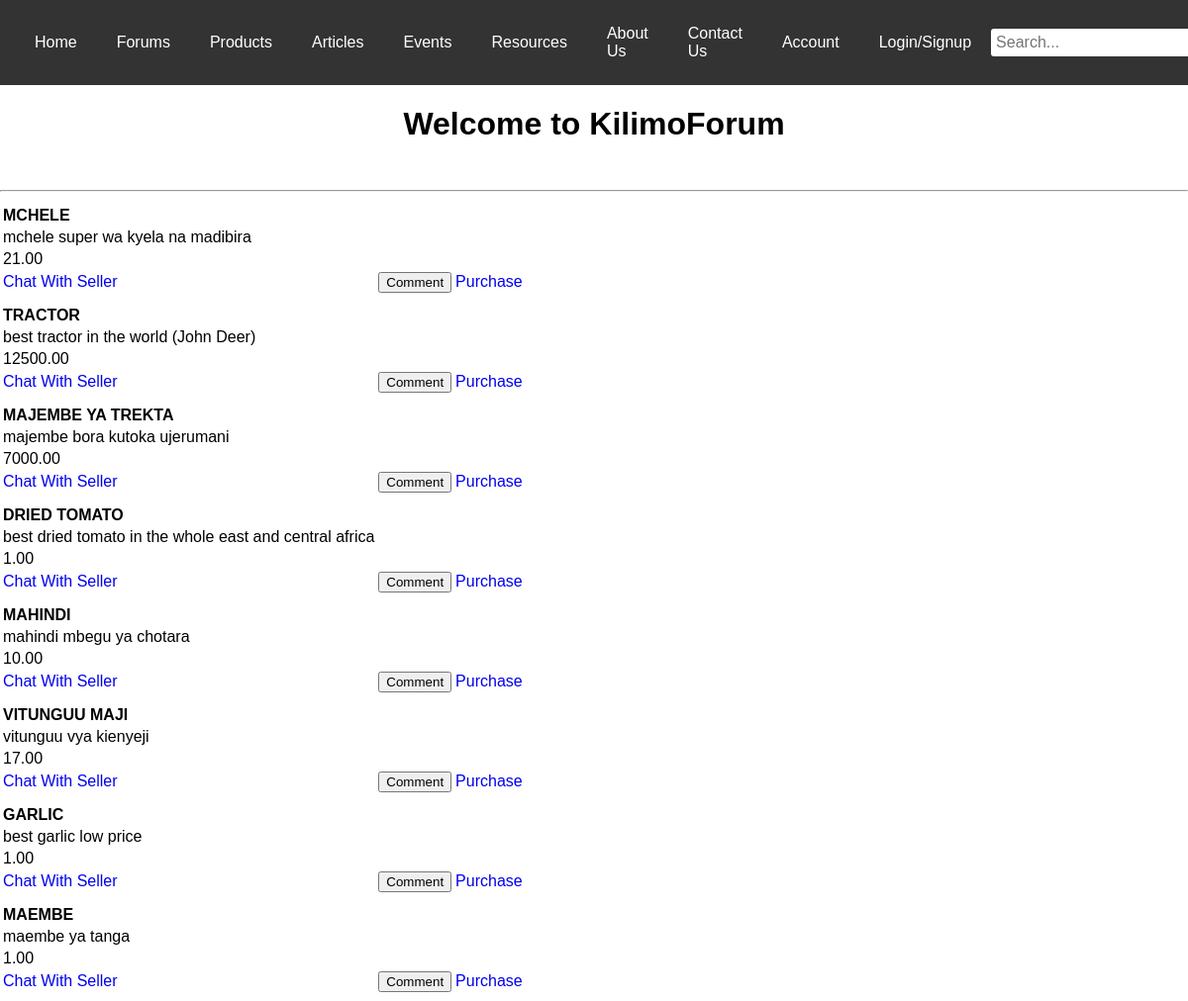
The app's page /home.php with its own data.
### tables this page shows
CREATE TABLE `product` (
  `product_id` int(11) NOT NULL,
  `product_name` varchar(255) DEFAULT NULL,
  `description` varchar(255) DEFAULT NULL,
  `price` float(10,2) DEFAULT NULL,
  `category` varchar(255) DEFAULT NULL,
  `user_id` int(11) DEFAULT NULL
);

### home.php (the view, shortened to what this page needs)
<?php
include("db_connection.php");
$query = "SELECT * FROM product";
$result = $conn->query($query);
$fetcheProducts = array();
while($row = $result->fetch_assoc()){
    $fetcheProducts[] = $row;
}
?>
<!DOCTYPE html>
<html lang="en">
<head>
    <link rel="stylesheet" href="styles.css">
</head>
<body>
<nav>
    <ul>
        <li><a href="home.php">Home</a></li>
        <li>
            <a href="/forums">Forums</a>
        </li>
        <li>
            <a href="/products">Products</a>
        </li>
        <li><a href="/articles">Articles</a></li>
        <li><a href="/events">Events</a></li>
        <li><a href="/resources">Resources</a></li>
        <li><a href="/about">About Us</a></li>
        <li><a href="/contact">Contact Us</a></li>
        <li>
            <a href="/profile">Account</a>
        </li>
        <li><a href="/login">Login/Signup</a></li>
        <li>
            <form action="/search" method="GET">
                <input type="text" name="query" placeholder="Search...">
            </form>
        </li>
    </ul>
</nav>
<h1>Welcome to KilimoForum </h1>
<br><hr>
<table>
    <?php foreach($fetcheProducts as $row): ?>
        <tr>
            <td>
</td>
        </tr>
        <tr>
            <td>
                <strong><?php echo $row['product_name'] ?></strong>
            </td>
        </tr>
        <tr>
            <td>
                <?php echo $row['description'] ?>
            </td>
        </tr>
        <tr>
            <td>
                <?php echo $row['price'] ?>
            </td>
        </tr>
        <tr>
            <td><a href="chat_with_farmer_seller.php?seller_id=<?php echo $row['user_id'] ?>&product_id=<?php echo $row['product_id'] ?>">Chat With Seller</a></td>
            <td><button class="button-visible" onclick="showCommentBox('<?php echo $row['product_id'] ?>')">Comment</button></td>
            <td><a href="purchase_from_farmer.php">Purchase</a></td>
        </tr>
        <tr>
            <form id="commentForm_<?php echo $row['product_id']; ?>" action="commenting_from_user.php" method="POST">
            <td>
            </td>
            </form>
        </tr>
    <?php endforeach; ?>
</table>
</body>
</html>

### styles.css (style rules this page uses)
body, html { margin: 0; padding: 0; font-family: 'Arial', sans-serif; }
nav { background-color: #333; color: white; padding: 15px; }
nav ul { list-style: none; display: flex; justify-content: space-between; align-items: center; padding: 0; margin: 0; }
nav ul li { position: relative; }
nav ul li a { color: white; text-decoration: none; padding: 10px 20px; display: block; }
nav ul li form { margin: 0; padding: 0; }
nav ul li form input[type="text"] { padding: 5px; font-size: 16px; border: none; border-radius: 3px; }

### home.php (style rules this page uses)
h1 { text-align: center; }
a { text-decoration: none; }
.button-visible { display: block; }

### records on screen
product: product_name "MCHELE", description "mchele super wa kyela na madibira", price "21.00"
product: product_name "TRACTOR", description "best tractor in the world (John Deer)", price "12500.00"
product: product_name "MAJEMBE YA TREKTA", description "majembe bora kutoka ujerumani", price "7000.00"
product: product_name "DRIED TOMATO", description "best dried tomato in the whole east and central africa", price "1.00"
product: product_name "MAHINDI", description "mahindi mbegu ya chotara", price "10.00"
product: product_name "VITUNGUU MAJI", description "vitunguu vya kienyeji", price "17.00"
product: product_name "GARLIC", description "best garlic low price", price "1.00"
product: product_name "MAEMBE", description "maembe ya tanga", price "1.00"
